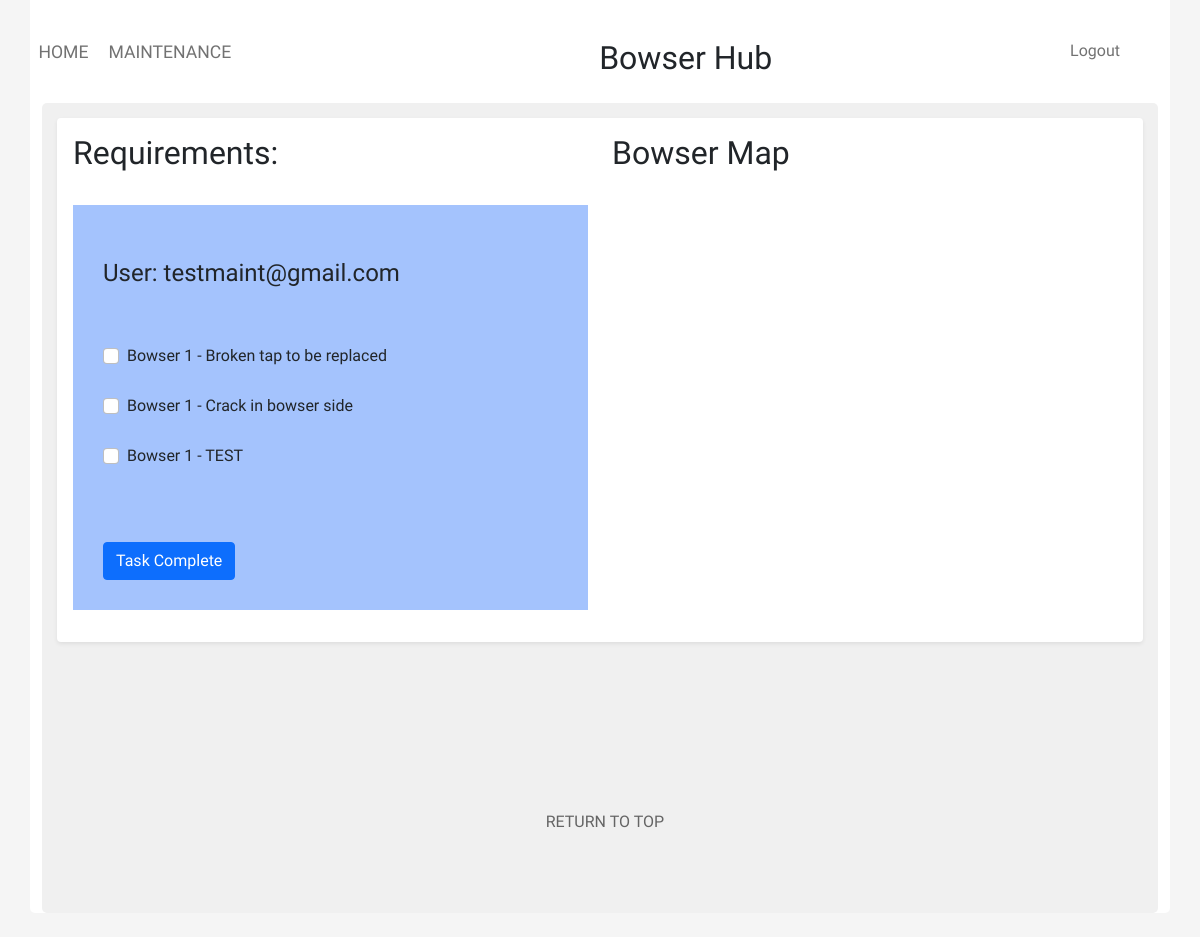
The page /maintenance/maintenance.php (signed in) on the database its author committed.
### tables this page shows
CREATE TABLE `tbl_maintenance_schedule` (
  `Maintenance_ID` int(11) NOT NULL,
  `Bowser_ID` int(11) NOT NULL,
  `User_ID` int(11) NOT NULL,
  `Description` varchar(100) NOT NULL,
  `Status` varchar(100) NOT NULL,
  `Date` timestamp NOT NULL DEFAULT current_timestamp() ON UPDATE current_timestamp(),
  `assignedTo` int(11) NOT NULL,
  `Area_ID` int(11) NOT NULL
);

### maintenance/maintenance.php (the view, shortened to what this page needs)
<?php
if (isset($_SESSION['email'])){
    $email = $_SESSION['email'];
}
$connection = OpenConnection();
$User_SQL = "SELECT * from tbl_user_account WHERE Email = '$email'";
$User_Query = mysqli_query($connection, $User_SQL);
$User = mysqli_fetch_assoc($User_Query);
$User_ID = $User['User_ID'];
$sql = "SELECT * FROM tbl_maintenance_schedule WHERE assignedTo = '$User_ID'";
$query = mysqli_query($connection, $sql);
?>
<!doctype html>
<html lang="en">
<head>
    <link href="https://cdn.jsdelivr.net/npm/bootstrap@5.1.1/dist/css/bootstrap.min.css" rel="stylesheet">
    <link rel="stylesheet" href="../global/global.css" type="text/css">
    <link rel="stylesheet" href="maintenance.css" type="text/css">
</head>
<body>
<div class="container">
    <div class="nav-wrapper">
        <div class="left-side">
            <div class="nav-link-wrapper active-nav-link">
                <a class="text-focus-in" href="../home/index.php">Home</a>
            </div>
            <div class="nav-link-wrapper active-nav-link">
                <a class="text-focus-in" href="maintenance.php">Maintenance</a>
            </div>
        </div>
        <div class="middle">
            <h2 class="text-focus-in">Bowser Hub</h2>
        </div>
        <div class="right-side">
            <div class="nav-link-wrapper">
                <?php
                if (isset($_SESSION['email'])) {
                    echo "<div class='nav-link-wrapper' id='logoutTab'>";
                    echo "<a href='../home/logout.php'>Logout</a>";
                    echo "</div>";
                }
                ?>
            </div>
        </div>
    </div>
    <div class="upperPage">
        <div class="shadow-sm p-3 mb-5 bg-body rounded">
            <div class="row">
                <div class="col">
                    <h2> Requirements:</h2>
                    <br />
                    <ul class="maintenance_list">
                        <br />
                        <h4>User: <?php echo $email  ?> </h4>
                        <br /><br />
                        <?php
                        foreach($query as $row){
                                        echo "<div class='form-check'>";
                                        echo "<input class='form-check-input' type='checkbox' value='' >";
                                         echo "<label class='form-check-label'>";
                                        echo "Bowser ", $row['Bowser_ID']," - " ,$row['Description'];
                                        echo "</label>";
                                    echo "</div>";
                                    echo "<br/>";
                        }
                        ?>
                    <br /><br />
                    <button type="button" class="btn btn-primary">Task Complete</button>
                    <br />
                </div>
                <div class="col">
                    <div class="text_area">
                        <h2>Bowser Map</h2>
                        <br />
                        <div id="map"></div>
                    </div>
                </div>
            </div>
        </div>
        <br /><br /><br /><br /><br />
        <p><a id="top_link" href="#back_to_top" >RETURN TO TOP</a></p>
        <br />  <br />
</body>
</html>

### global/global.css (style rules this page uses)
body { font-family: "Comfortaa", cursive; margin: 0px; background-color: whitesmoke; }
.container { display: grid; grid-template-columns: 1fr; background-color: white; }
.nav-wrapper { display: flex; justify-content: space-between; padding: 38px; }
.left-side { display: flex; margin-left: -4%; }
.nav-wrapper > .left-side > div { margin-right: 20px; text-transform: uppercase; font-size: 1.1rem; }
.nav-link-wrapper { height: 22px; border-bottom: 1px solid transparent; transition: border-bottom 0.5s; }
.active-nav-link a { color: #727272; }
.nav-link-wrapper a { color: #727272; text-decoration: none; transition: color 0.5s; }
.text-focus-in { -webkit-animation: text-focus-in 0.7s cubic-bezier(0.55, 0.085, 0.68, 0.53) both; animation: text-focus-in 0.7s cubic-bezier(0.55, 0.085, 0.68, 0.53) both; animation-delay: 0.7s; }
.middle { margin-left: -30%; }
.upperPage { background-color: rgb(240, 240, 240); border-radius: 5px; padding: 15px; margin-top: -20px; }
.container { padding-top: 25px; margin-top: -40px; border-radius: 5px; }
#top_link { color: #656565; margin-left: 45%; }
a:link { text-decoration: none; }
#map { height: 400px; }
@media only screen and (max-width: 1200px) { .middle { margin-left: 50px; } }

### maintenance/maintenance.css (style rules this page uses)
.maintenance_list { padding: 30px; background-color: #a4c3fd; }

### rows shown on the page
tbl_maintenance_schedule: Bowser_ID "1", Description "Broken tap to be replaced"
tbl_maintenance_schedule: Bowser_ID "1", Description "Crack in bowser side"
tbl_maintenance_schedule: Bowser_ID "1", Description "TEST"

### other values the page prints
$email "testmaint@gmail.com"
